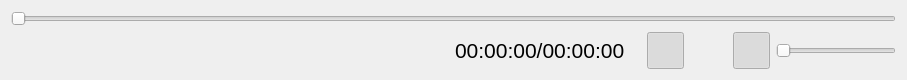
<?xml version="1.0" encoding="UTF-8"?>
<ui version="4.0">
 <class>WidgetControl</class>
 <widget class="QWidget" name="WidgetControl">
  <property name="geometry">
   <rect>
    <x>0</x>
    <y>0</y>
    <width>907</width>
    <height>80</height>
   </rect>
  </property>
  <property name="windowTitle">
   <string>Form</string>
  </property>
  <layout class="QVBoxLayout" name="vly_margin">
   <item>
    <layout class="QVBoxLayout" name="verticalLayout">
     <item>
      <widget class="QSlider" name="slTiempo">
       <property name="cursor">
        <cursorShape>PointingHandCursor</cursorShape>
       </property>
       <property name="orientation">
        <enum>Qt::Orientation::Horizontal</enum>
       </property>
      </widget>
     </item>
     <item>
      <layout class="QHBoxLayout" name="horizontalLayout">
       <item>
        <widget class="QPushButton" name="btSkipBack">
         <property name="minimumSize">
          <size>
           <width>37</width>
           <height>37</height>
          </size>
         </property>
         <property name="maximumSize">
          <size>
           <width>37</width>
           <height>16777215</height>
          </size>
         </property>
         <property name="cursor">
          <cursorShape>PointingHandCursor</cursorShape>
         </property>
         <property name="toolTip">
          <string>Regresar canción anterior</string>
         </property>
         <property name="text">
          <string/>
         </property>
         <property name="icon">
          <iconset resource="../../icons.qrc">
           <normaloff>:/views/icons/skip-back.svg</normaloff>:/views/icons/skip-back.svg</iconset>
         </property>
         <property name="iconSize">
          <size>
           <width>25</width>
           <height>25</height>
          </size>
         </property>
         <property name="flat">
          <bool>true</bool>
         </property>
        </widget>
       </item>
       <item>
        <widget class="QPushButton" name="btBack">
         <property name="minimumSize">
          <size>
           <width>37</width>
           <height>37</height>
          </size>
         </property>
         <property name="maximumSize">
          <size>
           <width>37</width>
           <height>16777215</height>
          </size>
         </property>
         <property name="cursor">
          <cursorShape>PointingHandCursor</cursorShape>
         </property>
         <property name="toolTip">
          <string>Regresar sobre misma canción (5,10) segundos</string>
         </property>
         <property name="text">
          <string/>
         </property>
         <property name="icon">
          <iconset resource="../../icons.qrc">
           <normaloff>:/views/icons/back.svg</normaloff>:/views/icons/back.svg</iconset>
         </property>
         <property name="iconSize">
          <size>
           <width>25</width>
           <height>25</height>
          </size>
         </property>
         <property name="flat">
          <bool>true</bool>
         </property>
        </widget>
       </item>
       <item>
        <widget class="QPushButton" name="btPlay">
         <property name="minimumSize">
          <size>
           <width>37</width>
           <height>37</height>
          </size>
         </property>
         <property name="maximumSize">
          <size>
           <width>37</width>
           <height>16777215</height>
          </size>
         </property>
         <property name="cursor">
          <cursorShape>PointingHandCursor</cursorShape>
         </property>
         <property name="toolTip">
          <string>Reproducir canción</string>
         </property>
         <property name="text">
          <string/>
         </property>
         <property name="icon">
          <iconset resource="../../icons.qrc">
           <normaloff>:/views/icons/play.svg</normaloff>:/views/icons/play.svg</iconset>
         </property>
         <property name="iconSize">
          <size>
           <width>25</width>
           <height>25</height>
          </size>
         </property>
         <property name="checkable">
          <bool>true</bool>
         </property>
         <property name="flat">
          <bool>true</bool>
         </property>
        </widget>
       </item>
       <item>
        <widget class="QPushButton" name="btStop">
         <property name="minimumSize">
          <size>
           <width>37</width>
           <height>37</height>
          </size>
         </property>
         <property name="maximumSize">
          <size>
           <width>37</width>
           <height>16777215</height>
          </size>
         </property>
         <property name="cursor">
          <cursorShape>PointingHandCursor</cursorShape>
         </property>
         <property name="toolTip">
          <string>Detener canción</string>
         </property>
         <property name="text">
          <string/>
         </property>
         <property name="icon">
          <iconset resource="../../icons.qrc">
           <normaloff>:/views/icons/stop.svg</normaloff>:/views/icons/stop.svg</iconset>
         </property>
         <property name="iconSize">
          <size>
           <width>25</width>
           <height>25</height>
          </size>
         </property>
         <property name="flat">
          <bool>true</bool>
         </property>
        </widget>
       </item>
       <item>
        <widget class="QPushButton" name="btForward">
         <property name="minimumSize">
          <size>
           <width>37</width>
           <height>37</height>
          </size>
         </property>
         <property name="maximumSize">
          <size>
           <width>37</width>
           <height>16777215</height>
          </size>
         </property>
         <property name="cursor">
          <cursorShape>PointingHandCursor</cursorShape>
         </property>
         <property name="toolTip">
          <string>Continuar sobre misma canción (5,10) segundos</string>
         </property>
         <property name="text">
          <string/>
         </property>
         <property name="icon">
          <iconset resource="../../icons.qrc">
           <normaloff>:/views/icons/forward.svg</normaloff>:/views/icons/forward.svg</iconset>
         </property>
         <property name="iconSize">
          <size>
           <width>25</width>
           <height>25</height>
          </size>
         </property>
         <property name="flat">
          <bool>true</bool>
         </property>
        </widget>
       </item>
       <item>
        <widget class="QPushButton" name="btSkipForward">
         <property name="minimumSize">
          <size>
           <width>37</width>
           <height>37</height>
          </size>
         </property>
         <property name="maximumSize">
          <size>
           <width>37</width>
           <height>16777215</height>
          </size>
         </property>
         <property name="cursor">
          <cursorShape>PointingHandCursor</cursorShape>
         </property>
         <property name="toolTip">
          <string>Continuar canción siguiente</string>
         </property>
         <property name="text">
          <string/>
         </property>
         <property name="icon">
          <iconset resource="../../icons.qrc">
           <normaloff>:/views/icons/skip-forward.svg</normaloff>:/views/icons/skip-forward.svg</iconset>
         </property>
         <property name="iconSize">
          <size>
           <width>25</width>
           <height>25</height>
          </size>
         </property>
         <property name="flat">
          <bool>true</bool>
         </property>
        </widget>
       </item>
       <item>
        <widget class="QPushButton" name="btArchivo">
         <property name="minimumSize">
          <size>
           <width>37</width>
           <height>37</height>
          </size>
         </property>
         <property name="maximumSize">
          <size>
           <width>37</width>
           <height>16777215</height>
          </size>
         </property>
         <property name="cursor">
          <cursorShape>PointingHandCursor</cursorShape>
         </property>
         <property name="toolTip">
          <string>Agregar Archivo(s)</string>
         </property>
         <property name="text">
          <string/>
         </property>
         <property name="icon">
          <iconset resource="../../icons.qrc">
           <normaloff>:/views/icons/file-add.svg</normaloff>:/views/icons/file-add.svg</iconset>
         </property>
         <property name="iconSize">
          <size>
           <width>25</width>
           <height>25</height>
          </size>
         </property>
         <property name="flat">
          <bool>true</bool>
         </property>
        </widget>
       </item>
       <item>
        <widget class="QPushButton" name="btCarpeta">
         <property name="minimumSize">
          <size>
           <width>37</width>
           <height>37</height>
          </size>
         </property>
         <property name="maximumSize">
          <size>
           <width>37</width>
           <height>16777215</height>
          </size>
         </property>
         <property name="cursor">
          <cursorShape>PointingHandCursor</cursorShape>
         </property>
         <property name="toolTip">
          <string>Agregar Carpeta(s)</string>
         </property>
         <property name="text">
          <string/>
         </property>
         <property name="icon">
          <iconset resource="../../icons.qrc">
           <normaloff>:/views/icons/add-folder.svg</normaloff>:/views/icons/add-folder.svg</iconset>
         </property>
         <property name="iconSize">
          <size>
           <width>25</width>
           <height>25</height>
          </size>
         </property>
         <property name="flat">
          <bool>true</bool>
         </property>
        </widget>
       </item>
       <item>
        <widget class="QPushButton" name="btShuffle">
         <property name="minimumSize">
          <size>
           <width>37</width>
           <height>37</height>
          </size>
         </property>
         <property name="maximumSize">
          <size>
           <width>37</width>
           <height>16777215</height>
          </size>
         </property>
         <property name="cursor">
          <cursorShape>PointingHandCursor</cursorShape>
         </property>
         <property name="toolTip">
          <string>Reproducir aleatoriamente</string>
         </property>
         <property name="text">
          <string/>
         </property>
         <property name="icon">
          <iconset resource="../../icons.qrc">
           <normaloff>:/views/icons/shuffle-off.svg</normaloff>:/views/icons/shuffle-off.svg</iconset>
         </property>
         <property name="iconSize">
          <size>
           <width>25</width>
           <height>25</height>
          </size>
         </property>
         <property name="checkable">
          <bool>false</bool>
         </property>
         <property name="flat">
          <bool>true</bool>
         </property>
        </widget>
       </item>
       <item>
        <widget class="QPushButton" name="btRepetir">
         <property name="minimumSize">
          <size>
           <width>37</width>
           <height>37</height>
          </size>
         </property>
         <property name="maximumSize">
          <size>
           <width>37</width>
           <height>16777215</height>
          </size>
         </property>
         <property name="cursor">
          <cursorShape>PointingHandCursor</cursorShape>
         </property>
         <property name="toolTip">
          <string>Repetir una canción o la lista completa</string>
         </property>
         <property name="text">
          <string/>
         </property>
         <property name="icon">
          <iconset resource="../../icons.qrc">
           <normaloff>:/views/icons/repeat.svg</normaloff>:/views/icons/repeat.svg</iconset>
         </property>
         <property name="iconSize">
          <size>
           <width>25</width>
           <height>25</height>
          </size>
         </property>
         <property name="flat">
          <bool>true</bool>
         </property>
        </widget>
       </item>
       <item>
        <widget class="QLabel" name="lbTiempo">
         <property name="enabled">
          <bool>true</bool>
         </property>
         <property name="font">
          <font>
           <pointsize>16</pointsize>
          </font>
         </property>
         <property name="text">
          <string>00:00:00/00:00:00</string>
         </property>
         <property name="indent">
          <number>14</number>
         </property>
        </widget>
       </item>
       <item>
        <widget class="QPushButton" name="btLista">
         <property name="minimumSize">
          <size>
           <width>37</width>
           <height>37</height>
          </size>
         </property>
         <property name="maximumSize">
          <size>
           <width>37</width>
           <height>16777215</height>
          </size>
         </property>
         <property name="cursor">
          <cursorShape>PointingHandCursor</cursorShape>
         </property>
         <property name="toolTip">
          <string>Abrir, cerrar lista</string>
         </property>
         <property name="text">
          <string/>
         </property>
         <property name="icon">
          <iconset resource="../../icons.qrc">
           <normaloff>:/views/icons/box-list.svg</normaloff>:/views/icons/box-list.svg</iconset>
         </property>
         <property name="iconSize">
          <size>
           <width>25</width>
           <height>25</height>
          </size>
         </property>
         <property name="checkable">
          <bool>true</bool>
         </property>
         <property name="checked">
          <bool>true</bool>
         </property>
         <property name="flat">
          <bool>true</bool>
         </property>
        </widget>
       </item>
       <item>
        <widget class="QPushButton" name="btPanel">
         <property name="minimumSize">
          <size>
           <width>37</width>
           <height>37</height>
          </size>
         </property>
         <property name="maximumSize">
          <size>
           <width>37</width>
           <height>16777215</height>
          </size>
         </property>
         <property name="cursor">
          <cursorShape>PointingHandCursor</cursorShape>
         </property>
         <property name="toolTip">
          <string>Abrir panel</string>
         </property>
         <property name="text">
          <string/>
         </property>
         <property name="icon">
          <iconset resource="../../icons.qrc">
           <normaloff>:/views/icons/setting.svg</normaloff>:/views/icons/setting.svg</iconset>
         </property>
         <property name="iconSize">
          <size>
           <width>25</width>
           <height>25</height>
          </size>
         </property>
         <property name="flat">
          <bool>true</bool>
         </property>
        </widget>
       </item>
       <item>
        <widget class="QPushButton" name="btVolumen">
         <property name="minimumSize">
          <size>
           <width>37</width>
           <height>37</height>
          </size>
         </property>
         <property name="maximumSize">
          <size>
           <width>37</width>
           <height>16777215</height>
          </size>
         </property>
         <property name="cursor">
          <cursorShape>PointingHandCursor</cursorShape>
         </property>
         <property name="toolTip">
          <string>Si das clic, enciendes o apagas el volumen</string>
         </property>
         <property name="text">
          <string/>
         </property>
         <property name="icon">
          <iconset resource="../../icons.qrc">
           <normaloff>:/views/icons/volume-medium.svg</normaloff>:/views/icons/volume-medium.svg</iconset>
         </property>
         <property name="iconSize">
          <size>
           <width>25</width>
           <height>25</height>
          </size>
         </property>
         <property name="checkable">
          <bool>true</bool>
         </property>
         <property name="checked">
          <bool>true</bool>
         </property>
         <property name="flat">
          <bool>true</bool>
         </property>
        </widget>
       </item>
       <item>
        <widget class="QSlider" name="slVolumen">
         <property name="minimumSize">
          <size>
           <width>120</width>
           <height>0</height>
          </size>
         </property>
         <property name="maximumSize">
          <size>
           <width>120</width>
           <height>16777215</height>
          </size>
         </property>
         <property name="cursor">
          <cursorShape>PointingHandCursor</cursorShape>
         </property>
         <property name="maximum">
          <number>100</number>
         </property>
         <property name="orientation">
          <enum>Qt::Orientation::Horizontal</enum>
         </property>
        </widget>
       </item>
      </layout>
     </item>
    </layout>
   </item>
  </layout>
 </widget>
 <resources>
  <include location="../../icons.qrc"/>
 </resources>
 <connections/>
</ui>
